Frame 1 (no input): blank canvas, image omitted
Frame 60 (the mouse pressed at the canvas centre just before this capture): blank canvas, image omitted
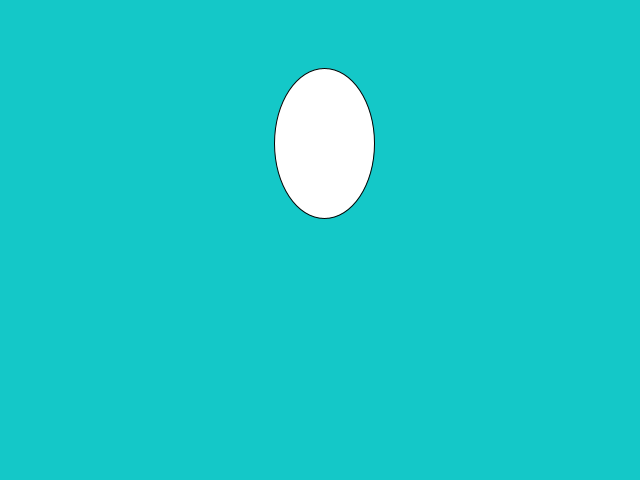
Frame 120 (the mouse held since frame 60 and released just before this capture)

The Processing sketch whose frames 1 and 60 were blank and that drew this single picture after the mouse press (run headless with seeded random() and noise(); from frame 60 on, the mouse is pressed at the canvas centre):

// Processing sketch: globos
// ── globos.pde
class Globo
{
  float x, y,vx,vy;
  Globo (float _x, float _y)
  {
   x=_x;
   y=_y; 
   vx=random(-0.25,0.25);
   vy=random(-2,-0.5);
  }

  void update()
  {
    y+=vy;
    x+=vx;
  }

  void dibujate()
  {
      ellipse(x,y,100,150);
  }
  
}

ArrayList<Globo> globos;


void setup()
{
  size(640,480);
  globos = new ArrayList<Globo>();  
}

void draw()
{
  background(20,200,200);
  for(int i=0;i<globos.size();i++)
  {
    globos.get(i).update();
    globos.get(i).dibujate();
  }
}

void mousePressed()
{
  globos.add(new Globo(mouseX,mouseY));
}
